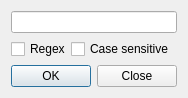
<?xml version="1.0" encoding="UTF-8"?>
<ui version="4.0">
 <class>FindDialog</class>
 <widget class="QDialog" name="FindDialog">
  <property name="geometry">
   <rect>
    <x>0</x>
    <y>0</y>
    <width>181</width>
    <height>92</height>
   </rect>
  </property>
  <property name="windowTitle">
   <string>Find</string>
  </property>
  <property name="windowIcon">
   <iconset resource="mainwindow.qrc">
    <normaloff>:/find.png</normaloff>:/find.png</iconset>
  </property>
  <layout class="QVBoxLayout" name="verticalLayout">
   <item>
    <widget class="QLineEdit" name="lineEdit"/>
   </item>
   <item>
    <layout class="QHBoxLayout" name="hboxOptions">
     <property name="spacing">
      <number>0</number>
     </property>
     <item>
      <widget class="QCheckBox" name="chkRegex">
       <property name="text">
        <string>Regex</string>
       </property>
      </widget>
     </item>
     <item>
      <widget class="QCheckBox" name="chkCaseSensitive">
       <property name="text">
        <string>Case sensitive</string>
       </property>
      </widget>
     </item>
     <item>
      <spacer name="horizontalSpacer">
       <property name="orientation">
        <enum>Qt::Horizontal</enum>
       </property>
       <property name="sizeHint" stdset="0">
        <size>
         <width>40</width>
         <height>20</height>
        </size>
       </property>
      </spacer>
     </item>
    </layout>
   </item>
   <item>
    <widget class="QDialogButtonBox" name="buttonBox">
     <property name="orientation">
      <enum>Qt::Horizontal</enum>
     </property>
     <property name="standardButtons">
      <set>QDialogButtonBox::Close|QDialogButtonBox::Ok</set>
     </property>
    </widget>
   </item>
  </layout>
 </widget>
 <resources>
  <include location="mainwindow.qrc"/>
 </resources>
 <connections>
  <connection>
   <sender>buttonBox</sender>
   <signal>accepted()</signal>
   <receiver>FindDialog</receiver>
   <slot>accept()</slot>
   <hints>
    <hint type="sourcelabel">
     <x>248</x>
     <y>254</y>
    </hint>
    <hint type="destinationlabel">
     <x>157</x>
     <y>274</y>
    </hint>
   </hints>
  </connection>
  <connection>
   <sender>buttonBox</sender>
   <signal>rejected()</signal>
   <receiver>FindDialog</receiver>
   <slot>reject()</slot>
   <hints>
    <hint type="sourcelabel">
     <x>316</x>
     <y>260</y>
    </hint>
    <hint type="destinationlabel">
     <x>286</x>
     <y>274</y>
    </hint>
   </hints>
  </connection>
 </connections>
</ui>
